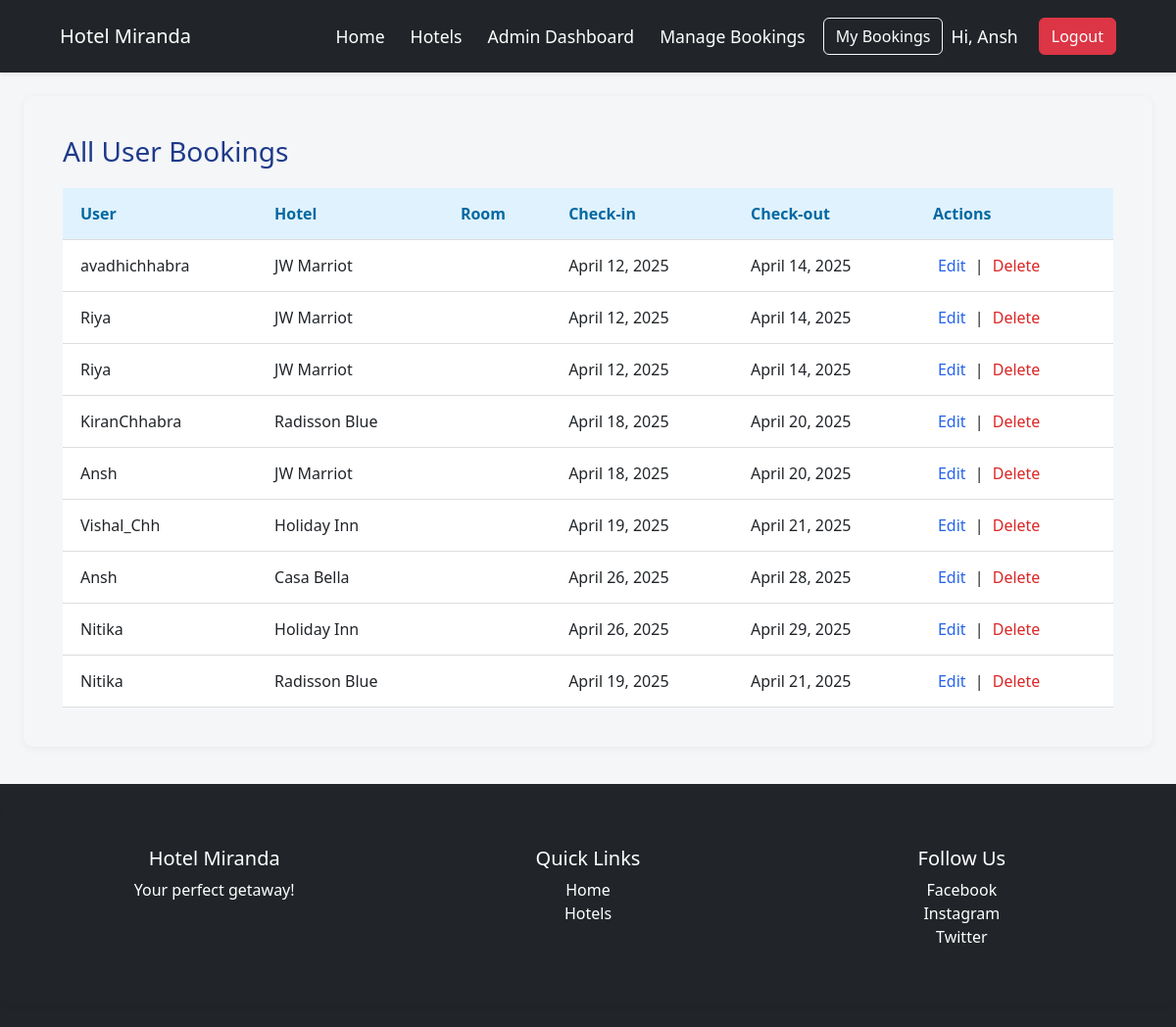
Page /booking/admin-dashboard/bookings/ (signed in) on the committed database.
### auth_app/models.py (models this page shows, shortened)
class CustomUser(AbstractUser):
    ROLE_CHOICES = (
        ('admin', 'Admin'),
        ('user', 'User'),
    )
    role = models.CharField(max_length=10, choices=ROLE_CHOICES, default='user')

### booking_app/models.py (models this page shows, shortened)
class Booking(models.Model):
    user = models.ForeignKey(settings.AUTH_USER_MODEL, on_delete=models.CASCADE)
    hotel = models.ForeignKey(Hotel, on_delete=models.CASCADE)
    room = models.ForeignKey(Room, on_delete=models.CASCADE)
    check_in = models.DateField()
    check_out = models.DateField()
    guests = models.PositiveIntegerField()
    booked_at = models.DateTimeField(auto_now_add=True)
    STATUS_CHOICES = [
        ('Pending', 'Pending'),
        ('Confirmed', 'Confirmed'),
        ('Cancelled', 'Cancelled'),
    ]
    status = models.CharField(max_length=20, choices=STATUS_CHOICES, default='Pending')
    CANCELLATION_STATUS = [
        ('none', 'None'),
        ('pending', 'Pending'),
        ('approved', 'Approved'),
        ('declined', 'Declined'),
        ('cancelled', 'Cancelled'),
    ]
    cancellation_status = models.CharField(
        max_length=10, choices=CANCELLATION_STATUS, default='none'
    )

### hotel_app/models.py (models this page shows, shortened)
class Hotel(models.Model):
    name = models.CharField(max_length=100)
    location = models.CharField(max_length=100)
    description = models.TextField()
    price_per_night = models.DecimalField(max_digits=8, decimal_places=2, default=1000.00)  # ✅ Add default
    rating = models.FloatField(default=3.5)  # ✅ Add default
    image = models.ImageField(upload_to='hotel_images/', blank=True, null=True)
    amenities = models.CharField(max_length=255, blank=True)  # Comma-separated: "WiFi,Parking,Pool"
    room_type = models.CharField(max_length=20, choices=[
        ('Single', 'Single'),
        ('Double', 'Double'),
        ('Suite', 'Suite'),
    ])
    property_type = models.CharField(max_length=50, blank=True)  # Hotel/Resort/Villa

### booking_app/views.py (the view)
# urls.py: path('admin-dashboard/bookings/', views.admin_all_bookings, name='admin_all_bookings'),
@staff_member_required
def admin_all_bookings(request):
    bookings = Booking.objects.all()
    return render(request, 'booking_app/admin_all_bookings.html', {'bookings': bookings})

### booking_app/templates/booking_app/admin_all_bookings.html (shortened to what this page needs)
{% extends 'base.html' %}
{% block content %}
<div class="container">
  <h2>All User Bookings</h2>
  <table>
    <tr>
      <th>User</th>
      <th>Hotel</th>
      <th>Room</th>
      <th>Check-in</th>
      <th>Check-out</th>
      <th>Actions</th>
    </tr>
    {% for booking in bookings %}
    <tr>
      <td>{{ booking.user.username }}</td>
      <td>{{ booking.hotel.name }}</td>
      <td>{{ booking.room.name}}</td>
      <td>{{ booking.check_in }}</td>
      <td>{{ booking.check_out }}</td>
      <td>
        <a href="{% url 'update_booking' booking.id %}" class="edit">Edit</a> |
        <a href="{% url 'delete_booking' booking.id %}" class="delete">Delete</a>
      </td>
    </tr>
    {% empty %}
    <tr>
      <td colspan="6" style="text-align:center; color: gray;">No bookings found.</td>
    </tr>
    {% endfor %}
  </table>
</div>
{% endblock %}

### auth_app/templates/base.html (shortened to what this page needs)
<!DOCTYPE html>
<html lang="en">
<head>
    {% load static %}
    <link href="https://cdn.jsdelivr.net/npm/bootstrap@5.3.0/dist/css/bootstrap.min.css" rel="stylesheet">
    <link rel="stylesheet" href="{% static 'css/styles.css' %}">
</head>
<body>
<div class="content-wrapper">
    <nav class="navbar navbar-expand-lg navbar-dark bg-dark shadow-sm">
        <div class="container-fluid px-4">
            <a class="navbar-brand" href="{% url 'home' %}">Hotel Miranda</a>
            <div class="collapse navbar-collapse" id="navbarNav">
                <ul class="navbar-nav ms-auto align-items-center">
                    <li class="nav-item">
                        <a class="nav-link" href="{% url 'home' %}">Home</a>
                    </li>
                    <li class="nav-item">
                        <a class="nav-link" href="{% url 'hotel_list' %}">Hotels</a>
                    </li>
                    {% if request.user.is_authenticated %}
                        {% if user.is_staff %}
                            <li class="nav-item">
                                <a class="nav-link" href="{% url 'admin_dashboard' %}">Admin Dashboard</a>
                            </li>
                            <li class="nav-item">
                                <a class="nav-link" href="{% url 'admin_all_bookings' %}">Manage Bookings</a>
                            </li>
                        {% endif %}
                        <li class="nav-item">
                            <a href="{% url 'my_bookings' %}" class="btn btn-outline-light me-2">My Bookings</a>
                        </li>
                        <li class="nav-item text-white me-3">
                            Hi, {{ request.user.username }}
                        </li>
                        <li class="nav-item">
                            <a href="{% url 'logout' %}" class="btn btn-danger">Logout</a>
                        </li>
                    {% endif %}
                </ul>
            </div>
        </div>
    </nav>
    <div class="container-fluid mt-4 px-4">
        {% block content %}{% endblock %}
    </div>
</div>
<footer class="bg-dark text-white py-4">
    <div class="container">
        <div class="row">
            <div class="col-md-4">
                <h5>Hotel Miranda</h5>
                <p>Your perfect getaway!</p>
            </div>
            <div class="col-md-4">
                <h5>Quick Links</h5>
                <ul class="list-unstyled">
                    <li><a href="{% url 'home' %}" class="text-white">Home</a></li>
                    <li><a href="{% url 'hotel_list' %}" class="text-white">Hotels</a></li>
                </ul>
            </div>
            <div class="col-md-4">
                <h5>Follow Us</h5>
                <ul class="list-unstyled">
                    <li><a href="#" class="text-white">Facebook</a></li>
                    <li><a href="#" class="text-white">Instagram</a></li>
                    <li><a href="#" class="text-white">Twitter</a></li>
                </ul>
            </div>
        </div>
    </div>
</footer>
</body>
</html>

### static/css/styles.css (style rules this page uses)
body { font-family: 'Segoe UI', sans-serif; background-color: #f8f9fa; margin: 0; padding: 0; }
.navbar { padding: 1rem 2rem; font-size: 1.1rem; background-color: #ffffff; box-shadow: 0 4px 10px rgba(0, 0, 0, 0.1); }
.navbar a { color: white; }
footer { background-color: #212529; padding: 40px 0; color: #ffffff; }
footer a { color: #fff; text-decoration: none; }
.container { max-width: 1200px; margin: 0 auto; padding: 0 20px; }

### auth_app/templates/base.html (style rules this page uses)
html, body { height: 100%; margin: 0; }
.content-wrapper { min-height: 100%; display: flex; flex-direction: column; }
.container-fluid { flex: 1; }
footer { margin-top: auto; }

### booking_app/templates/booking_app/admin_all_bookings.html (style rules this page uses)
body { margin: 0; padding: 0; font-family: "Segoe UI", Tahoma, Geneva, Verdana, sans-serif; background-color: #f4f6f8; min-height: 100vh; display: flex; flex-direction: column; }
.container { flex: 1; padding: 40px; max-width: 1200px; margin: 0 auto; box-shadow: 0 2px 8px rgba(0,0,0,0.05); border-radius: 10px; }
h2 { font-size: 28px; color: #1e3a8a; margin-bottom: 20px; }
table { width: 100%; border-collapse: collapse; background-color: #ffffff; margin-top: 20px; }
th, td { padding: 14px 18px; text-align: left; border-bottom: 1px solid #ddd; }
th { background-color: #e0f2fe; color: #0369a1; }
a { text-decoration: none; font-weight: 500; margin: 0 5px; }
.edit { color: #2563eb; }
.delete { color: #dc2626; }
footer { background-color: #1e3a8a; color: white; text-align: center; padding: 15px 0; margin-top: auto; }

### rows in the picture
Booking: user.username "avadhichhabra", hotel.name "JW Marriot", check_in "April 12, 2025", check_out "April 14, 2025"
Booking: user.username "Riya", hotel.name "JW Marriot", check_in "April 12, 2025", check_out "April 14, 2025"
Booking: user.username "Riya", hotel.name "JW Marriot", check_in "April 12, 2025", check_out "April 14, 2025"
Booking: user.username "KiranChhabra", hotel.name "Radisson Blue", check_in "April 18, 2025", check_out "April 20, 2025"
Booking: user.username "Ansh", hotel.name "JW Marriot", check_in "April 18, 2025", check_out "April 20, 2025"
Booking: user.username "Vishal_Chh", hotel.name "Holiday Inn", check_in "April 19, 2025", check_out "April 21, 2025"
Booking: user.username "Ansh", hotel.name "Casa Bella", check_in "April 26, 2025", check_out "April 28, 2025"
Booking: user.username "Nitika", hotel.name "Holiday Inn", check_in "April 26, 2025", check_out "April 29, 2025"
Booking: user.username "Nitika", hotel.name "Radisson Blue", check_in "April 19, 2025", check_out "April 21, 2025"

### other values in the picture
{{ request.user.username }} "Ansh"
